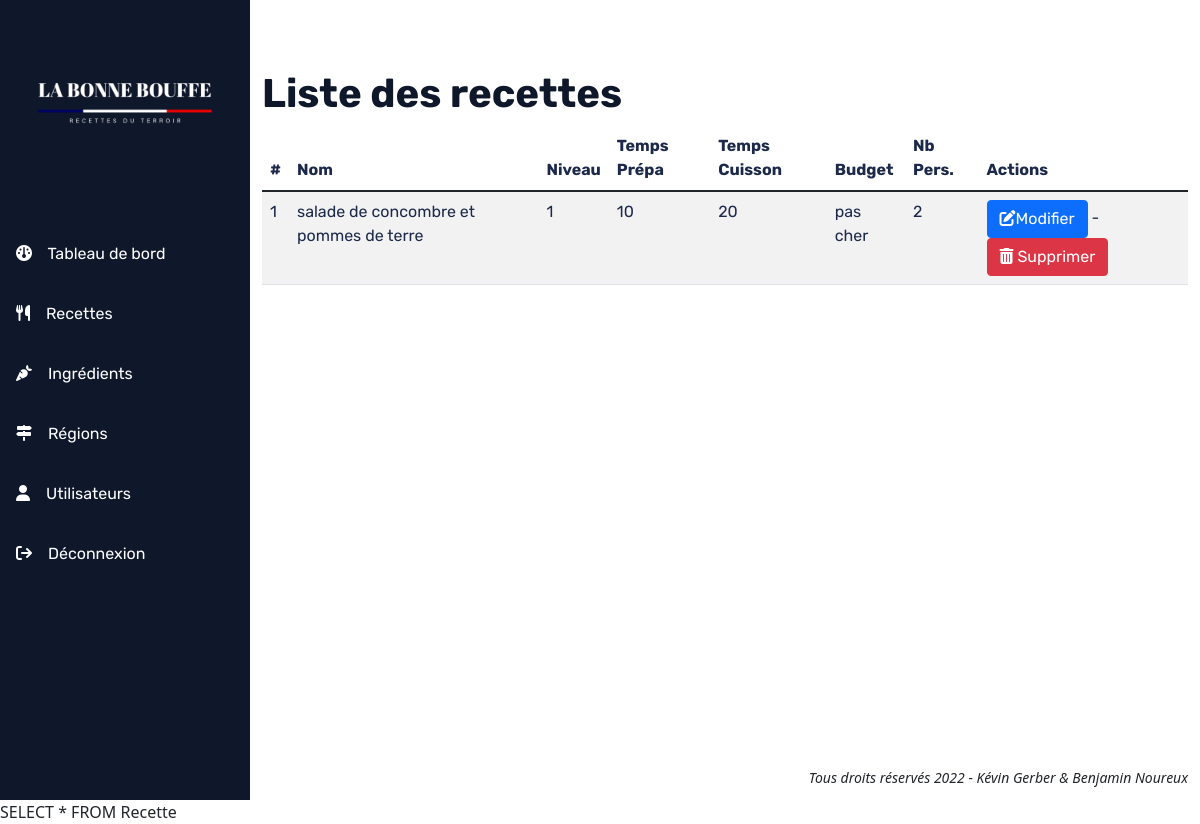
The page /index.php?p=recette on the database its author committed.
### tables this page shows
CREATE TABLE `Recette` (
  `id` int NOT NULL,
  `nom` varchar(255) NOT NULL,
  `categorie` varchar(255) NOT NULL,
  `niveau` int NOT NULL,
  `tpsPrepa` int NOT NULL,
  `tpsCuisson` int NOT NULL,
  `budget` varchar(50) NOT NULL,
  `nbPers` int NOT NULL,
  `etapes` mediumtext NOT NULL,
  `utilisateurID` int NOT NULL,
  `regionID` int NOT NULL
);

### src/controller/RecetteController.php (called while the page is built, shortened)
<?php
class RecetteController
{
    private static string $tableName = 'Recette';
    public static function index(): void
    {
        $manager = new RecetteManager();
        $recettes = $manager->getAll(RecetteController::$tableName);
        require_once './src/view/recettes/liste-recettes.php';
    }
}

### src/model/manager/EntityManager.php (called while the page is built, shortened)
<?php
require_once './src/model/entity/Recette.php';
class EntityManager
{
    public function getAll(string $entityName)
    {
        $entities = [];
        $bdd = DbManager::DBConnect();
        $sql = 'SELECT * FROM ' . htmlentities($entityName);
        print_r($sql);
        $requete = $bdd->query($sql);
        $requete->setFetchMode(PDO::FETCH_CLASS, $entityName);
        while ($entity = $requete->fetch()) {
            $entities[] = $entity;
        }
        return $entities;
    }
}

### src/model/entity/Recette.php (called while the page is built, shortened)
<?php
class Recette extends Entity
{
    protected int $id;
    protected string $nom;
    protected int $niveau;
    protected int $tpsPrepa;
    protected int $tpsCuisson;
    protected string $budget;
    protected int $nbPers;
    public function getId(): int
    {
        return $this->id;
    }
    public function getNom(): string
    {
        return $this->nom;
    }
    public function getNiveau(): int
    {
        return $this->niveau;
    }
    public function getTpsPrepa(): int
    {
        return $this->tpsPrepa;
    }
    public function getTpsCuisson(): int
    {
        return $this->tpsCuisson;
    }
    public function getBudget(): string
    {
        return $this->budget;
    }
    public function getNbPers(): int
    {
        return $this->nbPers;
    }
}

### src/view/recettes/liste-recettes.php (the view, shortened to what this page needs)
<main>
    <div class="container-fluid">
        <div class="row">
            <div class="col">
                <h1>Liste des recettes</h1>
                <table class="table table-striped">
                    <thead>
                        <th scope="col">#</th>
                        <th scope="col">Nom</th>
                        <th scope="col">Niveau</th>
                        <th scope="col">Temps Prépa</th>
                        <th scope="col">Temps Cuisson</th>
                        <th scope="col">Budget</th>
                        <th scope="col">Nb Pers.</th>
                        <th scope="col">Actions</th>
                    </thead>
                    <tbody>
                    <?php
                    foreach ($recettes as $recette):
                        ?>
                        <tr>
                            <td><?= $recette->getId(); ?></td>
                            <td><?= $recette->getNom(); ?></td>
                            <td><?= $recette->getNiveau(); ?></td>
                            <td><?= $recette->getTpsPrepa(); ?></td>
                            <td><?= $recette->getTpsCuisson(); ?></td>
                            <td><?= $recette->getBudget(); ?></td>
                            <td><?= $recette->getNbPers(); ?></td>
                            <td><a class="btn btn-primary" href='./index.php?p=recette&action=edit&id=<?= $recette->getId(); ?>'><i class="fa-solid fa-pen-to-square"></i>Modifier</a> - <a class="btn btn-danger" href='./index.php?p=recette&action=delete&id=<?= $recette->getId(); ?>'><i class="fa-solid fa-trash-can"></i> Supprimer</a></td>
                        </tr>
                    <?php endforeach; ?>
                    </tbody>
                </table>
            </div>
        </div>
    </div>
</main>

### public/css/style.css (style rules this page uses)
:root { --bg-dark: #0f172a; --title-dark: #0f172a; --text-light: #fefefe; --text-dark: #1C294A; }
body { display: grid; grid-template: "menu content" "menu content" "menu footer"; grid-template-columns: 250px 1fr; }
main { grid-area: content; }
h1, h2, h3, h4, h5, h6 { font-family: 'Rubik', 'sans-serif'; font-weight: bold; color: var(--title-dark); }
p, a, table, input, textarea, label { font-family: 'Rubik', 'sans-serif'; }
p, td, th, textarea, label, input[type='text'], input[type='email'], input[type='password'] { color: var(--text-dark) !important; }
main { padding-top: 70px; min-height: 90vh; }

### rows shown on the page
recette: id "1", nom "salade de concombre et pommes de terre", niveau "1", tpsPrepa "10", tpsCuisson "20", budget "pas cher", nbPers "2"
